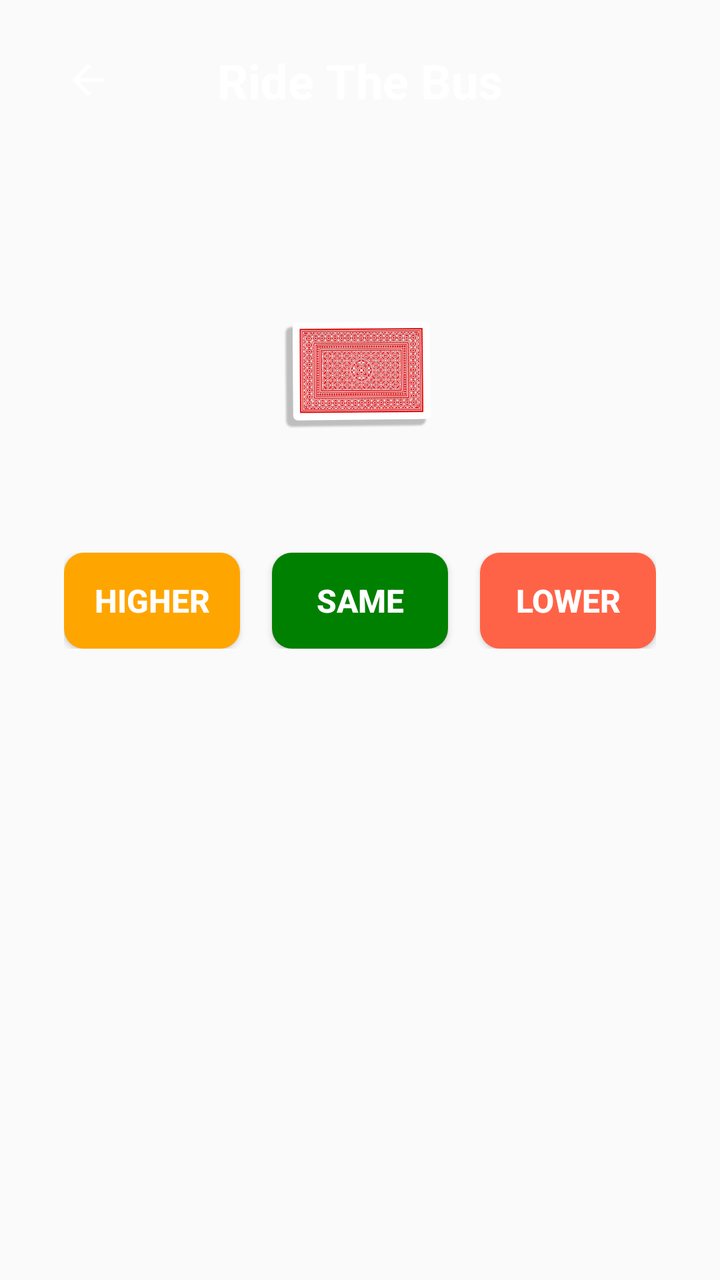
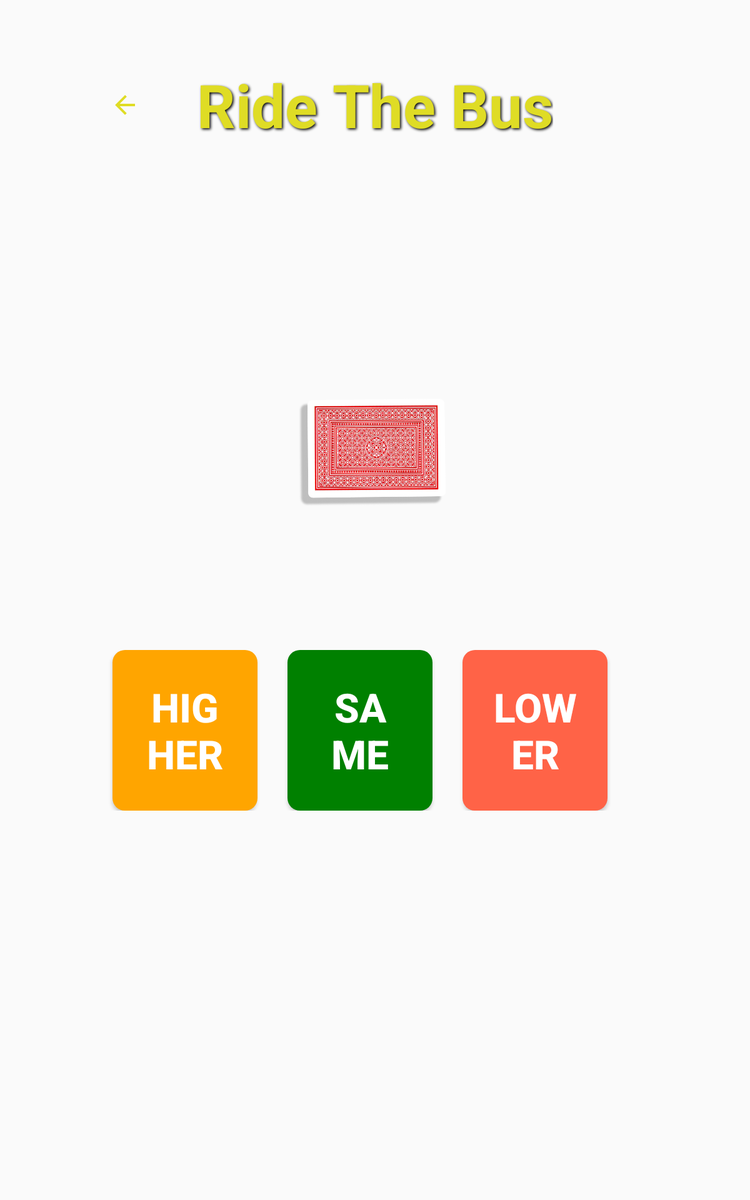

One screen, two layout resources from the same app: the default and the repository's alternative for another configuration. Each is rendered where Android would select it; the XML of both is given below.
<!-- AndroidManifest.xml: application theme Theme.RideTheBus -->
<!-- res/layout/activity_game.xml -->
<?xml version="1.0" encoding="utf-8"?>
<RelativeLayout xmlns:android="http://schemas.android.com/apk/res/android"
    xmlns:app="http://schemas.android.com/apk/res-auto"
    xmlns:tools="http://schemas.android.com/tools"
    android:layout_width="match_parent"
    android:layout_height="match_parent"
    android:background="@drawable/backgroundcloth"
    android:padding="16dp">

    <RelativeLayout
        android:id="@+id/topLayout"
        android:layout_width="match_parent"
        android:layout_height="wrap_content"
        android:layout_alignParentTop="true"
        android:layout_marginBottom="16dp">

        <ImageButton
            android:id="@+id/btnBack"
            android:layout_width="wrap_content"
            android:layout_height="wrap_content"
            android:background="?attr/selectableItemBackgroundBorderless"
            android:src="@drawable/baseline_arrow_back_24"
            android:layout_alignParentStart="true"
            android:layout_centerVertical="true"
            android:layout_marginTop="16dp"
            android:layout_marginStart="16dp"
            app:tint="@android:color/white" />

        <TextView
            android:id="@+id/tvTitle"
            android:layout_width="wrap_content"
            android:layout_height="wrap_content"
            android:text="Ride The Bus"
            android:textSize="24sp"
            android:textColor="@android:color/white"
            android:textStyle="bold"
            android:layout_centerInParent="true"
            android:layout_marginTop="16dp" />

    </RelativeLayout>

    <LinearLayout
        android:id="@+id/cardsLayout"
        android:layout_width="wrap_content"
        android:layout_height="wrap_content"
        android:orientation="horizontal"
        android:layout_centerHorizontal="true"
        android:layout_below="@id/topLayout"
        android:gravity="center"
        android:layout_marginBottom="16dp">

        <FrameLayout
            android:id="@+id/frameLayout1"
            android:layout_width="140dp"
            android:layout_height="180dp"
            android:layout_marginEnd="8dp">
            <ImageView
                android:id="@+id/cardStack1"
                android:layout_width="match_parent"
                android:layout_height="match_parent"
                android:rotation="360" />
        </FrameLayout>

        <FrameLayout
            android:id="@+id/frameLayout2"
            android:layout_width="140dp"
            android:layout_height="180dp"
            android:layout_marginEnd="8dp">
            <ImageView
                android:id="@+id/cardStack2"
                android:layout_width="match_parent"
                android:layout_height="match_parent"
                android:rotation="360" />
        </FrameLayout>

        <ImageView
            android:id="@+id/cardback"
            android:layout_width="100dp"
            android:layout_height="100dp"
            app:srcCompat="@drawable/cardback"
            app:layout_constraintTop_toBottomOf="@id/title"
            app:layout_constraintLeft_toLeftOf="parent"
            app:layout_constraintRight_toRightOf="parent"
            android:rotation="90"
            android:layout_marginTop="16dp"/>


        <FrameLayout
            android:id="@+id/frameLayout3"
            android:layout_width="140dp"
            android:layout_height="180dp"
            android:layout_marginEnd="8dp">
            <ImageView
                android:id="@+id/cardStack3"
                android:layout_width="match_parent"
                android:layout_height="match_parent"
                android:rotation="360" />
        </FrameLayout>

        <FrameLayout
            android:id="@+id/frameLayout4"
            android:layout_width="140dp"
            android:layout_height="180dp"
            android:layout_marginEnd="8dp">

            <ImageView
                android:id="@+id/cardStack4"
                android:layout_width="match_parent"
                android:layout_height="match_parent"
                android:rotation="360" />
        </FrameLayout>
    </LinearLayout>

    <LinearLayout
        android:id="@+id/buttonsLayout"
        android:layout_width="wrap_content"
        android:layout_height="wrap_content"
        android:orientation="horizontal"
        android:layout_below="@id/cardsLayout"
        android:layout_centerHorizontal="true"
        android:gravity="center">

        <Button
            android:id="@+id/btnHigher"
            android:layout_width="wrap_content"
            android:layout_height="wrap_content"
            android:text="Higher"
            android:background="@drawable/btn_higher"
            android:textColor="@android:color/white"
            android:layout_marginEnd="16dp"
            android:padding="8dp"
            android:textStyle="bold"
            android:textSize="16sp" />

        <Button
            android:id="@+id/btnSame"
            android:layout_width="wrap_content"
            android:layout_height="wrap_content"
            android:text="Same"
            android:background="@drawable/btn_same"
            android:textColor="@android:color/white"
            android:layout_marginEnd="16dp"
            android:padding="8dp"
            android:textStyle="bold"
            android:textSize="16sp" />

        <Button
            android:id="@+id/btnLower"
            android:layout_width="wrap_content"
            android:layout_height="wrap_content"
            android:text="Lower"
            android:background="@drawable/btn_lower"
            android:textColor="@android:color/white"
            android:padding="8dp"
            android:textStyle="bold"
            android:textSize="16sp" />
    </LinearLayout>

</RelativeLayout>
<!-- resources referenced by this layout -->
<resources>
  <!-- drawable baseline_arrow_back_24 (drawable) -->
  <vector xmlns:android="http://schemas.android.com/apk/res/android" android:autoMirrored="true" android:height="24dp" android:tint="#E0DC3A" android:viewportHeight="24" android:viewportWidth="24" android:width="24dp">
        
      <path android:fillColor="@android:color/white" android:pathData="M20,11H7.83l5.59,-5.59L12,4l-8,8 8,8 1.41,-1.41L7.83,13H20v-2z"/>
      
  </vector>
  <!-- drawable btn_higher (drawable) -->
  <?xml version="1.0" encoding="utf-8"?>
  <selector xmlns:android="http://schemas.android.com/apk/res/android">
      <item android:state_pressed="true">
          <shape android:shape="rectangle">
              <corners android:radius="10dp" />
              <solid android:color="#FF8C00" />
              <padding android:left="16dp" android:top="16dp" android:right="16dp" android:bottom="16dp" />
          </shape>
      </item>
      <item>
          <shape android:shape="rectangle">
              <corners android:radius="10dp" />
              <solid android:color="#FFA500" />
              <padding android:left="16dp" android:top="16dp" android:right="16dp" android:bottom="16dp" />
          </shape>
      </item>
  </selector>
  <!-- drawable btn_lower (drawable) -->
  <?xml version="1.0" encoding="utf-8"?>
  <selector xmlns:android="http://schemas.android.com/apk/res/android">
      <item android:state_pressed="true">
          <shape android:shape="rectangle">
              <corners android:radius="10dp" />
              <solid android:color="#FF4500" />
              <padding android:left="16dp" android:top="16dp" android:right="16dp" android:bottom="16dp" />
          </shape>
      </item>
      <item>
          <shape android:shape="rectangle">
              <corners android:radius="10dp" />
              <solid android:color="#FF6347" />
              <padding android:left="16dp" android:top="16dp" android:right="16dp" android:bottom="16dp" />
          </shape>
      </item>
  </selector>
  <!-- drawable btn_same (drawable) -->
  <?xml version="1.0" encoding="utf-8"?>
  <selector xmlns:android="http://schemas.android.com/apk/res/android">
      <item android:state_pressed="true">
          <shape android:shape="rectangle">
              <corners android:radius="10dp" />
              <solid android:color="#006400" />
              <padding android:left="16dp" android:top="16dp" android:right="16dp" android:bottom="16dp" />
          </shape>
      </item>
      <item>
          <shape android:shape="rectangle">
              <corners android:radius="10dp" />
              <solid android:color="#008000" />
              <padding android:left="16dp" android:top="16dp" android:right="16dp" android:bottom="16dp" />
          </shape>
      </item>
  </selector>
  <!-- drawable cardback: png bitmap (drawable, 68802 bytes) -->
  <style name="Theme.RideTheBus" parent="Theme.AppCompat.Light.NoActionBar">
          
          <item name="colorPrimary">@color/purple_500</item>
          <item name="colorPrimaryVariant">@color/purple_700</item>
          <item name="colorOnPrimary">@color/white</item>
          
          <item name="colorSecondary">@color/teal_200</item>
          <item name="colorSecondaryVariant">@color/teal_700</item>
          <item name="colorOnSecondary">@color/black</item>
          
      </style>
  <color name="purple_500">#FF6200EE</color>
  <color name="purple_700">#FF3700B3</color>
  <color name="white">#FFFFFFFF</color>
  <color name="teal_200">#FF03DAC5</color>
  <color name="teal_700">#FF018786</color>
  <color name="black">#FF000000</color>
</resources>
<!-- res/layout-sw600dp/activity_game.xml (the repository's variant of the layout above) -->
<!-- drawn on a 7-inch tablet held upright -->
<RelativeLayout xmlns:android="http://schemas.android.com/apk/res/android"
    xmlns:app="http://schemas.android.com/apk/res-auto"
    xmlns:tools="http://schemas.android.com/tools"
    android:layout_width="match_parent"
    android:layout_height="match_parent"
    android:background="@drawable/backgroundcloth"
    android:padding="32dp">

    <RelativeLayout
        android:id="@+id/topLayout"
        android:layout_width="match_parent"
        android:layout_height="wrap_content"
        android:layout_alignParentTop="true"
        android:layout_marginBottom="32dp">

        <ImageButton
            android:id="@+id/btnBack"
            android:layout_width="72dp"
            android:layout_height="72dp"
            android:background="?attr/selectableItemBackgroundBorderless"
            android:src="@drawable/baseline_arrow_back_24"
            android:layout_alignParentStart="true"
            android:layout_centerVertical="true"
            android:layout_marginTop="32dp"
            android:layout_marginStart="32dp"
            app:tint="@color/yellow" />

        <TextView
            android:id="@+id/tvTitle"
            android:layout_width="wrap_content"
            android:layout_height="wrap_content"
            android:text="Ride The Bus"
            android:textSize="48sp"
            android:textColor="@color/yellow"
            android:shadowColor="#000000"
            android:shadowDx="2"
            android:shadowDy="2"
            android:shadowRadius="3"
            android:textStyle="bold"
            android:layout_centerInParent="true"
            android:layout_marginTop="32dp" />

    </RelativeLayout>

    <LinearLayout
        android:id="@+id/cardsLayout"
        android:layout_width="wrap_content"
        android:layout_height="wrap_content"
        android:orientation="horizontal"
        android:layout_centerHorizontal="true"
        android:layout_below="@id/topLayout"
        android:gravity="center"
        android:layout_marginBottom="32dp">

        <FrameLayout
            android:id="@+id/frameLayout1"
            android:layout_width="240dp"
            android:layout_height="320dp"
            android:layout_marginEnd="16dp">
            <ImageView
                android:id="@+id/cardStack1"
                android:layout_width="match_parent"
                android:layout_height="match_parent"
                android:rotation="360" />
        </FrameLayout>

        <FrameLayout
            android:id="@+id/frameLayout2"
            android:layout_width="240dp"
            android:layout_height="320dp"
            android:layout_marginEnd="16dp">
            <ImageView
                android:id="@+id/cardStack2"
                android:layout_width="match_parent"
                android:layout_height="match_parent"
                android:rotation="360" />
        </FrameLayout>

        <ImageView
            android:id="@+id/cardback"
            android:layout_width="160dp"
            android:layout_height="160dp"
            app:srcCompat="@drawable/cardback"
            android:rotation="90"
            android:layout_marginTop="32dp"/>

        <FrameLayout
            android:id="@+id/frameLayout3"
            android:layout_width="240dp"
            android:layout_height="320dp"
            android:layout_marginEnd="16dp">
            <ImageView
                android:id="@+id/cardStack3"
                android:layout_width="match_parent"
                android:layout_height="match_parent"
                android:rotation="360" />
        </FrameLayout>

        <FrameLayout
            android:id="@+id/frameLayout4"
            android:layout_width="240dp"
            android:layout_height="320dp"
            android:layout_marginEnd="16dp">
            <ImageView
                android:id="@+id/cardStack4"
                android:layout_width="match_parent"
                android:layout_height="match_parent"
                android:rotation="360" />
        </FrameLayout>
    </LinearLayout>

    <LinearLayout
        android:id="@+id/buttonsLayout"
        android:layout_width="match_parent"
        android:layout_height="wrap_content"
        android:orientation="horizontal"
        android:layout_below="@id/cardsLayout"
        android:layout_centerHorizontal="true"
        android:gravity="center"
        android:weightSum="4">

        <Button
            android:id="@+id/btnHigher"
            android:layout_width="0dp"
            android:layout_height="wrap_content"
            android:layout_weight="1"
            android:text="Higher"
            android:background="@drawable/btn_higher"
            android:textColor="@android:color/white"
            android:layout_marginEnd="24dp"
            android:padding="24dp"
            android:textStyle="bold"
            android:textSize="32sp" />

        <Button
            android:id="@+id/btnSame"
            android:layout_width="0dp"
            android:layout_height="wrap_content"
            android:layout_weight="1"
            android:text="Same"
            android:background="@drawable/btn_same"
            android:textColor="@android:color/white"
            android:layout_marginEnd="24dp"
            android:padding="24dp"
            android:textStyle="bold"
            android:textSize="32sp" />

        <Button
            android:id="@+id/btnLower"
            android:layout_width="0dp"
            android:layout_height="wrap_content"
            android:layout_weight="1"
            android:text="Lower"
            android:background="@drawable/btn_lower"
            android:textColor="@android:color/white"
            android:layout_marginEnd="24dp"
            android:padding="24dp"
            android:textStyle="bold"
            android:textSize="32sp" />

        <Button
            android:id="@+id/btnHearts"
            android:layout_width="0dp"
            android:layout_height="wrap_content"
            android:layout_weight="1"
            android:text="Hearts"
            android:background="@drawable/btn_red"
            android:textColor="@android:color/white"
            android:padding="24dp"
            android:textStyle="bold"
            android:textSize="32sp"
            android:layout_marginEnd="24dp"
            android:visibility="gone" />
    </LinearLayout>

</RelativeLayout>
<!-- resources referenced by the variant -->
<!-- as a 7-inch tablet held upright resolves them -->
<resources>
  <color name="yellow">#DFDC25</color>
  <!-- drawable baseline_arrow_back_24 (drawable) -->
  <vector xmlns:android="http://schemas.android.com/apk/res/android" android:autoMirrored="true" android:height="24dp" android:tint="#E0DC3A" android:viewportHeight="24" android:viewportWidth="24" android:width="24dp">
        
      <path android:fillColor="@android:color/white" android:pathData="M20,11H7.83l5.59,-5.59L12,4l-8,8 8,8 1.41,-1.41L7.83,13H20v-2z"/>
      
  </vector>
  <!-- drawable btn_higher (drawable) -->
  <?xml version="1.0" encoding="utf-8"?>
  <selector xmlns:android="http://schemas.android.com/apk/res/android">
      <item android:state_pressed="true">
          <shape android:shape="rectangle">
              <corners android:radius="10dp" />
              <solid android:color="#FF8C00" />
              <padding android:left="16dp" android:top="16dp" android:right="16dp" android:bottom="16dp" />
          </shape>
      </item>
      <item>
          <shape android:shape="rectangle">
              <corners android:radius="10dp" />
              <solid android:color="#FFA500" />
              <padding android:left="16dp" android:top="16dp" android:right="16dp" android:bottom="16dp" />
          </shape>
      </item>
  </selector>
  <!-- drawable btn_lower (drawable) -->
  <?xml version="1.0" encoding="utf-8"?>
  <selector xmlns:android="http://schemas.android.com/apk/res/android">
      <item android:state_pressed="true">
          <shape android:shape="rectangle">
              <corners android:radius="10dp" />
              <solid android:color="#FF4500" />
              <padding android:left="16dp" android:top="16dp" android:right="16dp" android:bottom="16dp" />
          </shape>
      </item>
      <item>
          <shape android:shape="rectangle">
              <corners android:radius="10dp" />
              <solid android:color="#FF6347" />
              <padding android:left="16dp" android:top="16dp" android:right="16dp" android:bottom="16dp" />
          </shape>
      </item>
  </selector>
  <!-- drawable btn_red (drawable) -->
  <shape xmlns:android="http://schemas.android.com/apk/res/android">
      <solid android:color="#FF0000"/>
      <corners android:radius="4dp"/>
      <padding
          android:left="8dp"
          android:top="8dp"
          android:right="8dp"
          android:bottom="8dp"/>
  </shape>
  <!-- drawable btn_same (drawable) -->
  <?xml version="1.0" encoding="utf-8"?>
  <selector xmlns:android="http://schemas.android.com/apk/res/android">
      <item android:state_pressed="true">
          <shape android:shape="rectangle">
              <corners android:radius="10dp" />
              <solid android:color="#006400" />
              <padding android:left="16dp" android:top="16dp" android:right="16dp" android:bottom="16dp" />
          </shape>
      </item>
      <item>
          <shape android:shape="rectangle">
              <corners android:radius="10dp" />
              <solid android:color="#008000" />
              <padding android:left="16dp" android:top="16dp" android:right="16dp" android:bottom="16dp" />
          </shape>
      </item>
  </selector>
  <!-- drawable cardback: png bitmap (drawable, 68802 bytes) -->
  <style name="Theme.RideTheBus" parent="Theme.AppCompat.Light.NoActionBar">
          
          <item name="colorPrimary">@color/purple_500</item>
          <item name="colorPrimaryVariant">@color/purple_700</item>
          <item name="colorOnPrimary">@color/white</item>
          
          <item name="colorSecondary">@color/teal_200</item>
          <item name="colorSecondaryVariant">@color/teal_700</item>
          <item name="colorOnSecondary">@color/black</item>
          
      </style>
  <color name="purple_500">#FF6200EE</color>
  <color name="purple_700">#FF3700B3</color>
  <color name="white">#FFFFFFFF</color>
  <color name="teal_200">#FF03DAC5</color>
  <color name="teal_700">#FF018786</color>
  <color name="black">#FF000000</color>
</resources>
